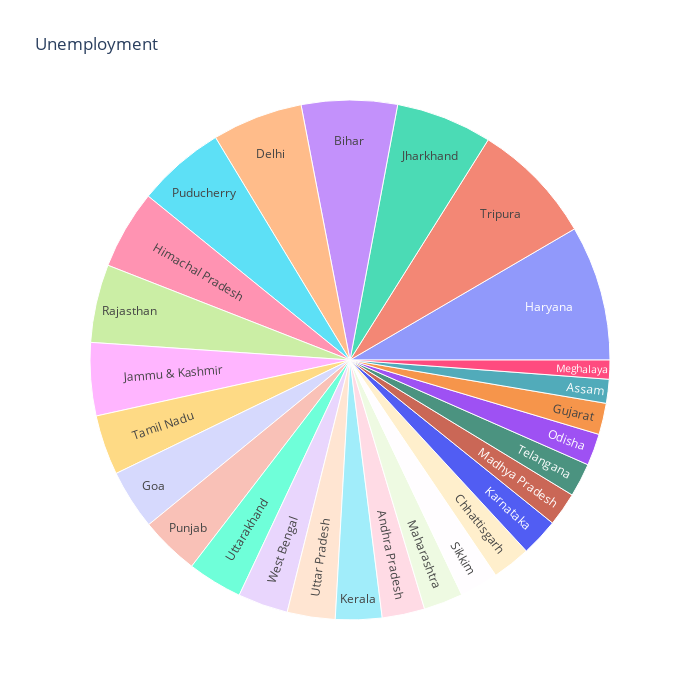

Source (notebook cell):
### Code cell
unemploment = df[["Region.1","Estimated Unemployment Rate (%)"]]
figure = px.sunburst(unemploment,path=["Region.1"],
                     values="Estimated Unemployment Rate (%)",
                     width=700, height=700,color_continuous_scale="RdY1Gn",
                     title="Unemployment")
figure.show()

### Figure 1 — Plotly figure (JSON) as saved in the notebook; plotly's stock layout.template omitted (floating-point values rounded to 4 significant figures)
{"data": [{"branchvalues": "total", "domain": {"x": [0, 1], "y": [0, 1]}, "hovertemplate": "labels=%{label}<br>Estimated Unemployment Rate (%)=%{value}<br>parent=%{parent}<br>id=%{id}<extra></extra>", "ids": ["Andhra Pradesh", "Assam", "Bihar", "Chhattisgarh", "Delhi", "Goa", "Gujarat", "Haryana", "Himachal Pradesh", "Jammu & Kashmir", "Jharkhand", "Karnataka", "Kerala", "Madhya Pradesh", "Maharashtra", "Meghalaya", "Odisha", "Puducherry", "Punjab", "Rajasthan", "Sikkim", "Tamil Nadu", "Telangana", "Tripura", "Uttar Pradesh", "Uttarakhand", "West Bengal"], "labels": ["Andhra Pradesh", "Assam", "Bihar", "Chhattisgarh", "Delhi", "Goa", "Gujarat", "Haryana", "Himachal Pradesh", "Jammu & Kashmir", "Jharkhand", "Karnataka", "Kerala", "Madhya Pradesh", "Maharashtra", "Meghalaya", "Odisha", "Puducherry", "Punjab", "Rajasthan", "Sikkim", "Tamil Nadu", "Telangana", "Tripura", "Uttar Pradesh", "Uttarakhand", "West Bengal"], "name": "", "parents": ["", "", "", "", "", "", "", "", "", "", "", "", "", "", "", "", "", "", "", "", "", "", "", "", "", "", ""], "type": "sunburst", "values": [86.64, 48.56, 194.7, 78.19, 184.1, 121.7, 63.76, 274.8, 160.7, 148.3, 195.4, 76.68, 94.34, 68.54, 79.79, 38.66, 64.62, 179.4, 119.8, 158.7, 78.34, 121.9, 68.33, 250.6, 97.37, 111.6, 101.9]}], "layout": {"height": 700, "legend": {"tracegroupgap": 0}, "title": {"text": "Unemployment"}, "width": 700}}
